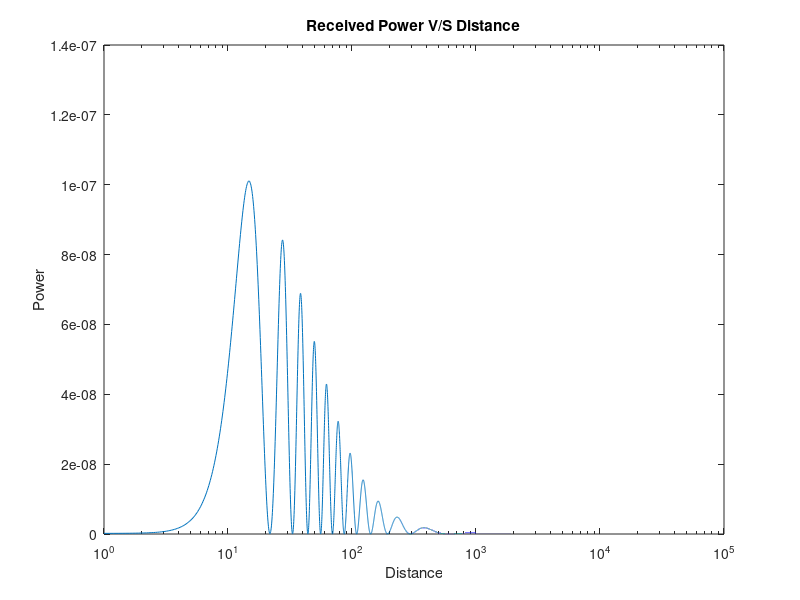
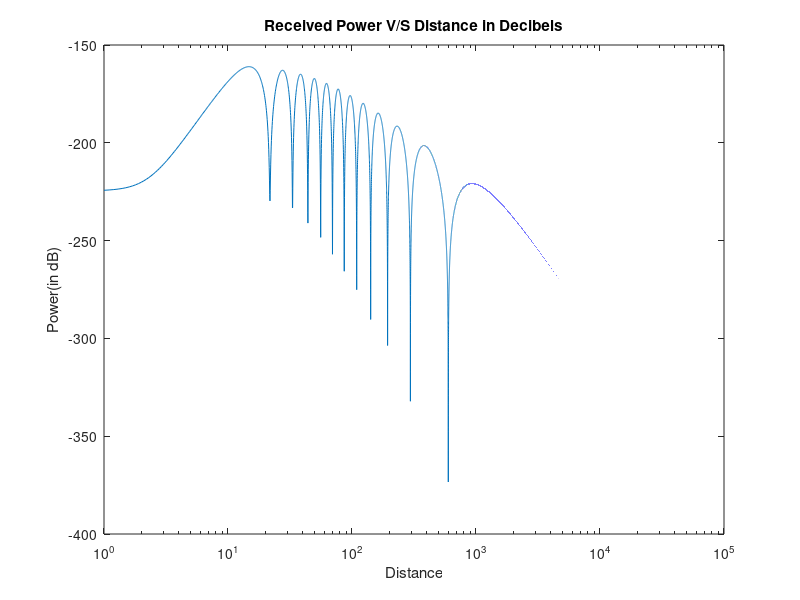

Reproduce these figures in MATLAB, in order.
clear all;
close all;
clc;
freq=9*10^8; % freq 2 :18*10^7 
d=1:0.1:100000;
ht=50; % height of tx antenna (m) 
hr=2; % height of rx antenna (m) 
Gref=1;
Glos=1;
Pt=10^-3; %Transmitted power in W %two ray ground reflection model
dlos=sqrt(d.^2+(ht-hr)^2);
dref=sqrt((d.^2+(ht+hr)^2));
lamda=3*10^8/freq;
gamma=-1;
phi=(2*pi*(dref-dlos))/lamda;
Pr=Pt*(lamda/4*pi)^2 * abs ((sqrt(Glos)./dlos)+(gamma*sqrt(Gref)*exp(-sqrt(- 1)*phi))./dref).^2;
figure;
semilogx(d,Pr);
Pr_db=10*log(Pr);
xlabel("Distance");
ylabel("Power");
title("Received Power V/S Distance");
figure;
semilogx(d,Pr_db);
xlabel("Distance");
ylabel("Power(in dB)");
title("Received Power V/S Distance in Decibels");